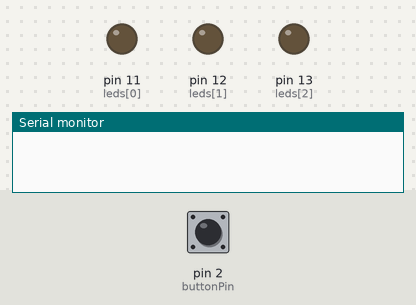
The sketch below on a simulated Arduino Uno, built with avr-gcc and run on an emulated ATmega328P. Parts: output pins drawn as LEDs (lit = HIGH), the last lines printed to the serial monitor. The test bench sets the inputs (shaded band); at power-on: pin 2 (buttonPin) HIGH.

Above: at 0.1 s.
At 1.2 s:
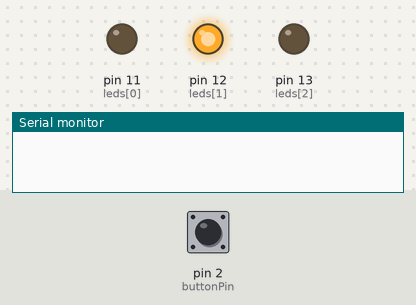
1.3 s: pin 2 (buttonPin) pulled LOW for 0.15 s
At 2.8 s:
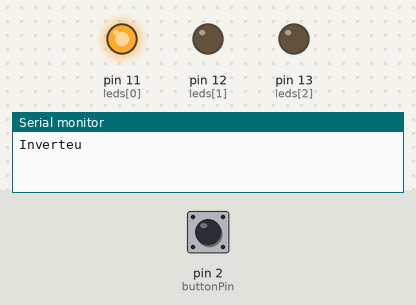
Timing chart, 0 to 10.4 s (numbered marks = the images above; inputs shaded):
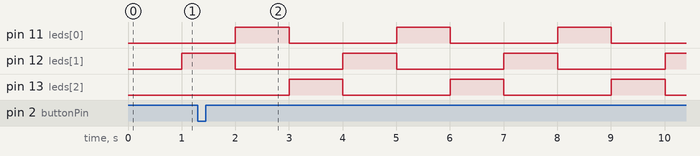

The sketch:

SistemasLedsSequencia.ino
```cpp
const int buttonPin = 2;
const int leds[3] = {11,12,13};

volatile int buttonAtual;
volatile int buttonAnterior= HIGH;
volatile long debounceAnterior = 2;
volatile long debounceTempo = 1000;
volatile int sentido = 1;
int proximoLed=0;
long ledTempo=1000;
long ledTempoExecutado=0;
void setup()
{
	for(int x=0; x<3; x++){
	   pinMode(leds[x], OUTPUT);
	}
	pinMode(buttonPin, INPUT_PULLUP);
	Serial.begin(9600);
	attachInterrupt(buttonPin-2, actionButton, CHANGE);
}
void actionButton(){
  if(debounceAnterior-millis()>debounceTempo){
      if (digitalRead(buttonPin) == LOW) {
    	 sentido=!sentido;
         Serial.println("Inverteu");
      }
  }
  debounceAnterior=millis();
}
void loop()
{
    if((millis()-ledTempoExecutado)>ledTempo){
	    if(sentido){
	    	ledTempoExecutado =millis();
	    	digitalWrite(leds[proximoLed], LOW);
	    	if(proximoLed==2)
	    		proximoLed=0;
	    	else
	    		proximoLed++;
	        digitalWrite(leds[proximoLed], HIGH);
	    }else{
	    	ledTempoExecutado =millis();
	    	digitalWrite(leds[proximoLed], LOW);
	    	if(proximoLed==0)
	    		proximoLed=2;
	    	else
	    		proximoLed--;
	        digitalWrite(leds[proximoLed], HIGH);
	    }
    }
}
//Sem Interrupção

/*
void setup()
{
	for(int x=0; x<3;x++){
		pinMode(leds[x], OUTPUT);
	}
	pinMode(buttonPin, INPUT_PULLUP);
	Serial.begin(9600);
}
void loop()
{
 	int leitura=digitalRead(buttonPin);

	//Estado do botão alterou?
	if(leitura!=buttonAnterior){
                Serial.println(leitura);
		//Guarda o tempo
		debounceAnterior=millis();
	}

	//Já passou o tempo de debounce para prossegir?
	if ((millis() - debounceAnterior) > debounceTempo) {
			//A leitura é diferente do estado atual?
    	    if(leitura!=buttonAtual){
    			//Altera o estado atual
    		    buttonAtual=leitura;
   				//Botão está em estado BAIXO
    	        if (buttonAtual == LOW) {
    		 		 sentido=!sentido;
    	        }
    	    }
    }
    buttonAnterior=leitura;
    if((millis()-ledTempoExecutado)>ledTempo){
	    if(sentido){
	    	ledTempoExecutado =millis();
	    	digitalWrite(leds[proximoLed], LOW);
	    	if(proximoLed==2)
	    		proximoLed=0;
	    	else
	    		proximoLed++;
	        digitalWrite(leds[proximoLed], HIGH);
	    }else{
	    	ledTempoExecutado =millis();
	    	digitalWrite(leds[proximoLed], LOW);
	    	if(proximoLed==0)
	    		proximoLed=2;
	    	else
	    		proximoLed--;
	        digitalWrite(leds[proximoLed], HIGH);
	    }
    }
}
*/
```

Measured:
- by itself, pin 11 (leds[0]), pin 12 (leds[1]), pin 13 (leds[2]): alternates HIGH for 1.0 s and LOW for 2.0 s
